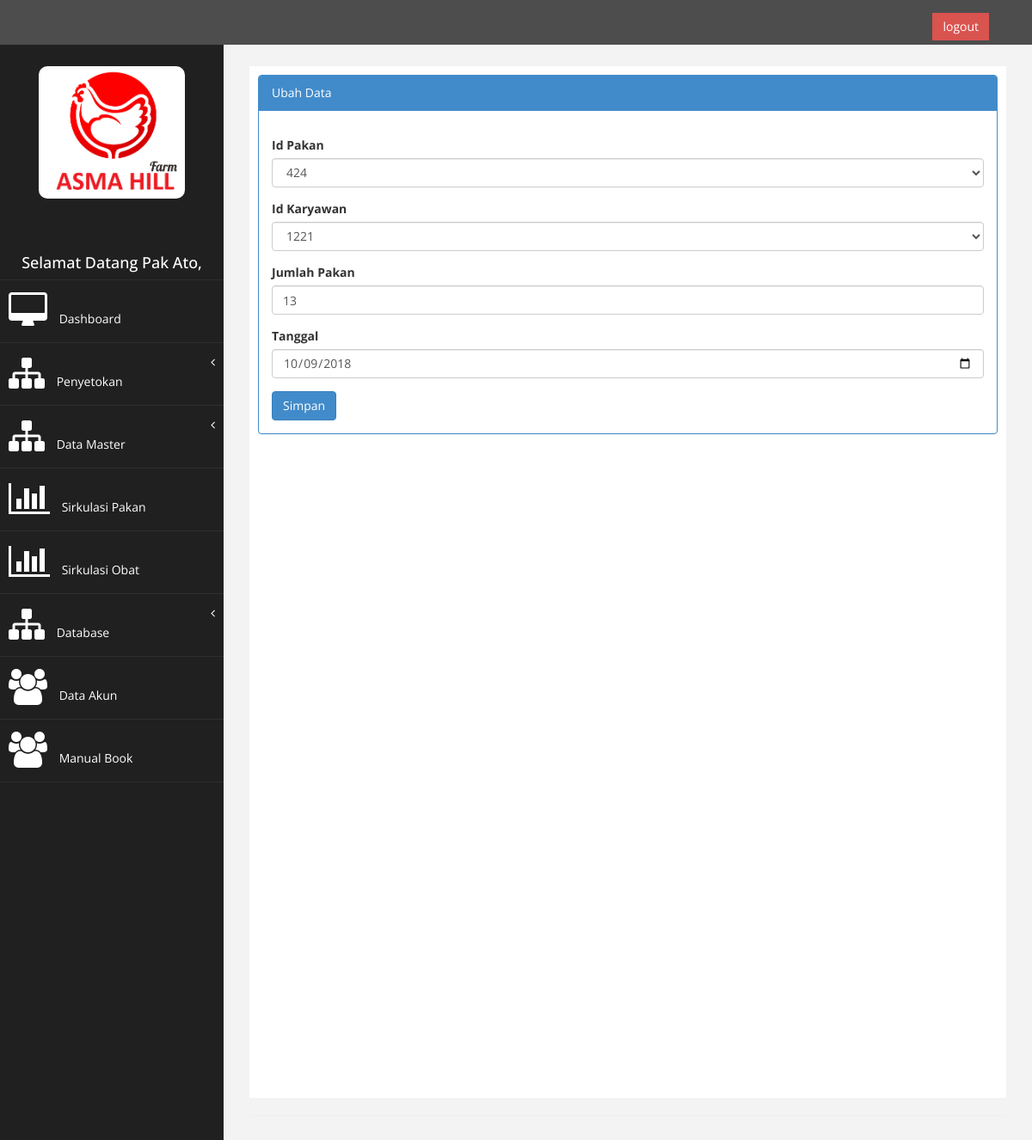
Page /index.php?page=data_sirkulasi&aksi=ubah&kode_pakan=137 (signed in) on the committed database.
### tables this page shows
CREATE TABLE `ts_pakan` (
  `kode_pakan` int(7) NOT NULL AUTO_INCREMENT,
  `id_pakan` int(9) NOT NULL,
  `id_karyawan` int(11) NOT NULL,
  `jml_pakan` int(10) NOT NULL,
  `tanggal` date NOT NULL,
  PRIMARY KEY (`kode_pakan`),
  KEY `id_pakan` (`id_pakan`),
  KEY `id_karyawan` (`id_karyawan`),
  CONSTRAINT `ts_pakan_ibfk_1` FOREIGN KEY (`id_karyawan`) REFERENCES `tb_karyawan` (`id_karyawan`) ON DELETE CASCADE ON UPDATE CASCADE,
  CONSTRAINT `ts_pakan_ibfk_2` FOREIGN KEY (`id_pakan`) REFERENCES `tb_pakan` (`id_pakan`) ON DELETE CASCADE ON UPDATE CASCADE
);

### page/data_sirkulasi/ubah.php (the view, shortened to what this page needs)
<?php
$kode_pakan = $_GET['kode_pakan'];
$sql = $koneksi->query("select * from ts_pakan where kode_pakan = '$kode_pakan'");
$tampil = $sql->fetch_assoc();
?>
<div class="panel panel-primary">
<div class="panel-heading">
  Ubah Data
</div>
 <div class="panel-body">
                            <div class="row">
                                <div class="col-md-12">
                                    <form method="POST" action="?page=data_sirkulasi&aksi=simpan_ubah">
                                        <div class="form-group">
                                            <label>Id Pakan</label>
<select name="id_pakan" id="id_pakan" class="form-control" required> <option value='<?php echo "$tampil[id_pakan] "; ?>'><?php echo "$tampil[id_pakan] "; ?></option>
      </select>
                                        </div>
                                        <div class="form-group">
                                             <label>Id Karyawan</label>
<select name="id_karyawan" id="id_karyawan" class="form-control" required> <option value='<?php echo "$tampil[id_karyawan] "; ?>'><?php echo "$tampil[id_karyawan] "; ?></option>
      </select>
                                        </div>
                                       <div class="form-group">
                                            <label>Jumlah Pakan</label>
                                            <input class="form-control" type="number" name="jml_pakan" value="<?php echo $tampil['jml_pakan']?>"/>
                                        </div>
                                        <div class="form-group">
                                            <label>Tanggal</label>
                                            <input class="form-control" type="date" name="tanggal" value="<?php echo $tampil['tanggal']?>"/>
                                        </div>
                                        <div>
                                             <input type="submit" name="simpan" value="Simpan" class="btn btn-primary">
                      </div>
          </div>
        </div>
</div>
</div>
</div>

### assets/css/custom.css (style rules this page uses)
body { font-family: 'Open Sans', sans-serif; }

### rows in the picture
ts_pakan: id_pakan "424", id_karyawan "1221", jml_pakan "13", tanggal "10/09/2018"

### other values in the picture
$_SESSION['nama'] "Pak Ato"
